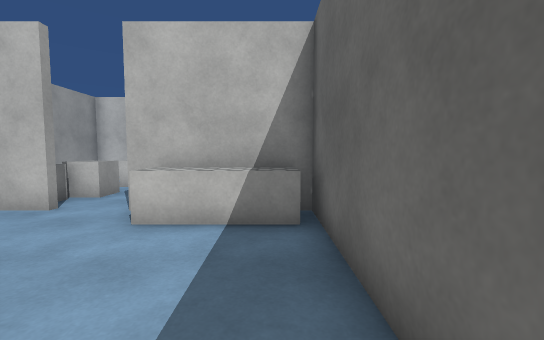
View 1 (above)

15 first-person views from a walk through a scene from a Unity 3-D project. The camera is 1.3 m above the floor, tilts 4° down and sees 90° across. The floor is counted in squares, 1 m on a side. Each view is taken from the middle of a square. On the plan, view 1 faces up. The plan holds only what a view shows up to about 13 squares ahead; the rest is blank. The place goes on beyond the plan. The player character is not drawn. Surface patterns are stand-ins for the level's own textures.

View 2
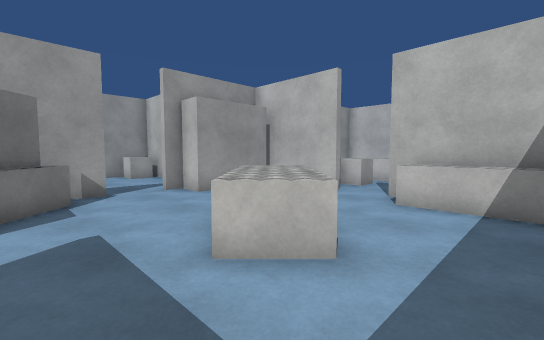

View 3
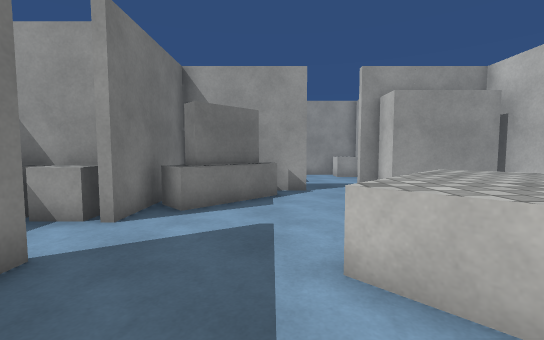

View 4
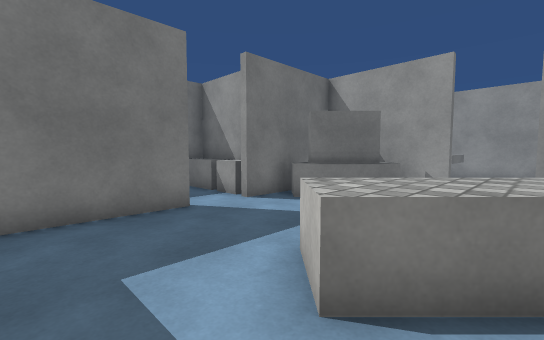

View 5
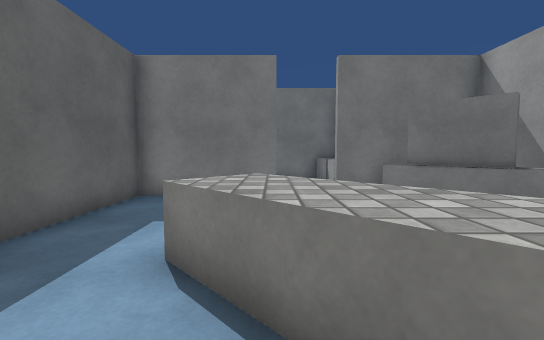

View 6
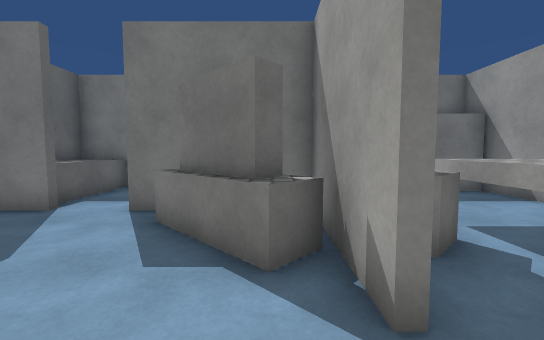

View 7
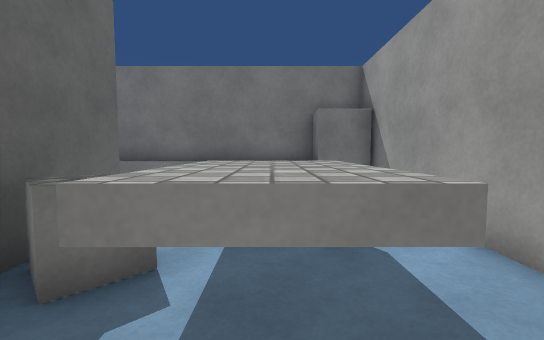

View 8
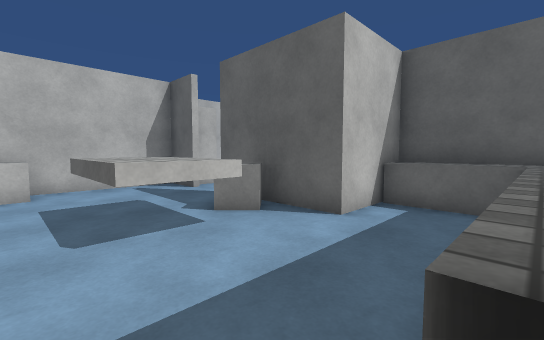

View 9
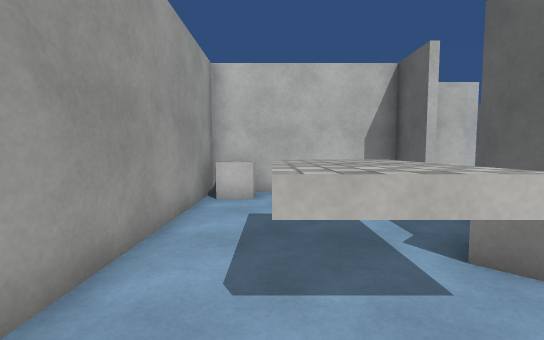

View 10
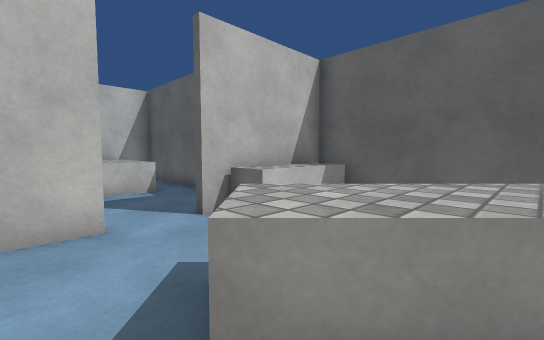

View 11
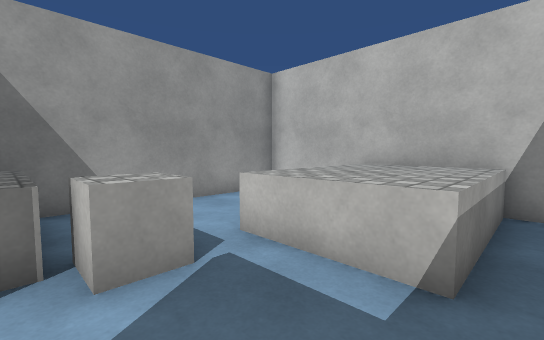

View 12
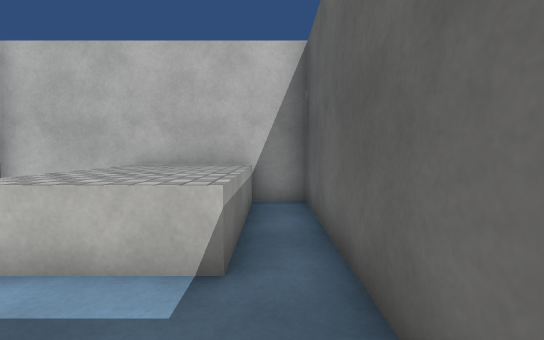

View 13
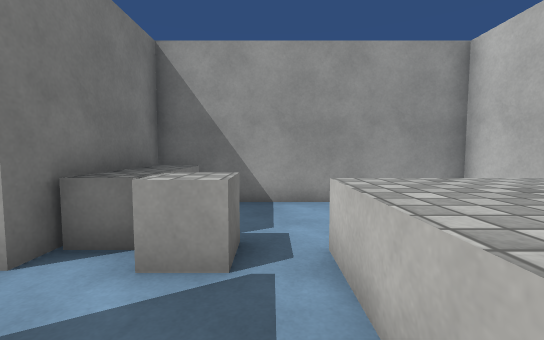

View 14
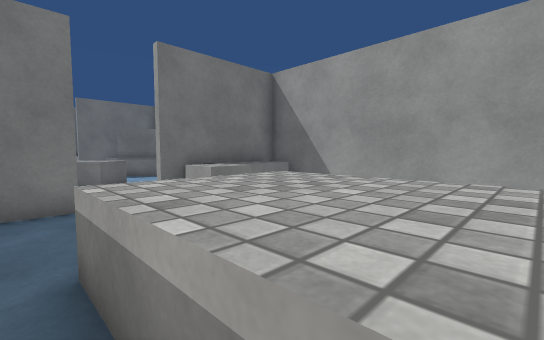

View 15
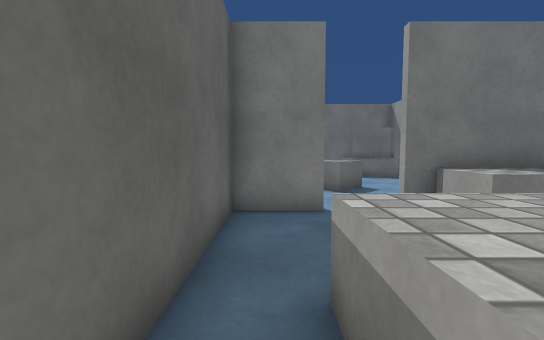

### Floor plan
Key: @ floor where view 1 was taken; # wall or solid block; . floor; ^ raised ledge; C cube; B block.
Columns run from 15 left of view 1 to 1 right of it. Each row starts with its distance up from view 1.
 14       #########
 13       #   ^^^.#
 12       #.  ^^^.#
 11       #.. ^^^.#
 10       #...^^^.#
  9       #.......#
  8       #..CC...#
  7       #^^^....#
  6       #####.#####
  5       #  ....^^^#
  4 #######  .......#
  3 #C....#  ..^....#
  2 #.....#...^^^...#
  1 #..........^^^..#
  0 #..^..#.....^..@#
 -1 #.^^^.#.........#
 -2 #.^^C.###.......#
 -3 #.^^^.#  .......#
 -4 #.....#####.#####
 -5 #.......^#B.^
 -6 #.......^#B.^^
 -7 #.B^^^^^^#B.^^#
 -8   #############

Positions as (right, up) in squares from view 1, and headings:
1: (0, 0), facing up
2: (0, -2), facing up-left
3: (0, -1), facing left
4: (0, 2), facing down-left
5: (-3, 4), facing down
6: (-8, 2), facing down
7: (-12, 1), facing down
8: (-14, -7), facing up-right
9: (-13, -5), facing up
10: (-6, 1), facing up-right
11: (-2, 7), facing up-left
12: (-2, 7), facing up
13: (-2, 9), facing left
14: (-2, 13), facing down-left
15: (-2, 12), facing down
